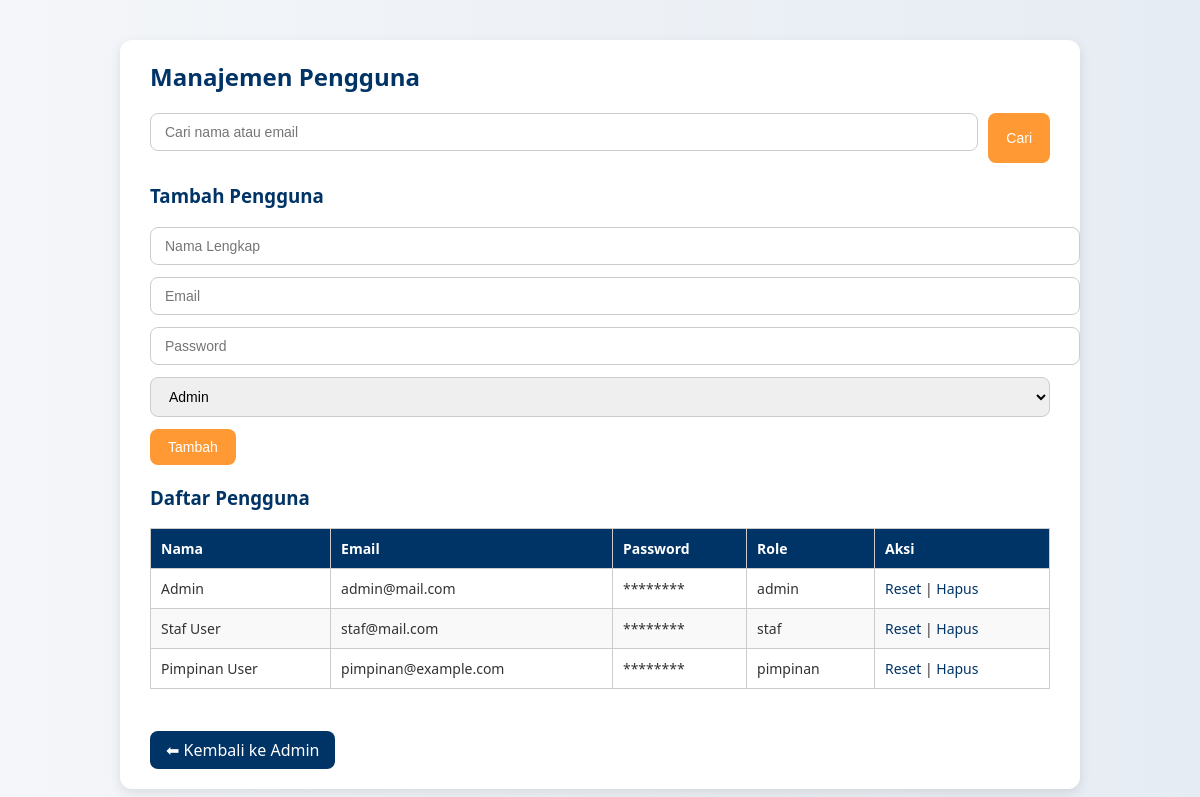
The page /adm/manajemen_pengguna.php (signed in) on the database as committed earlier.
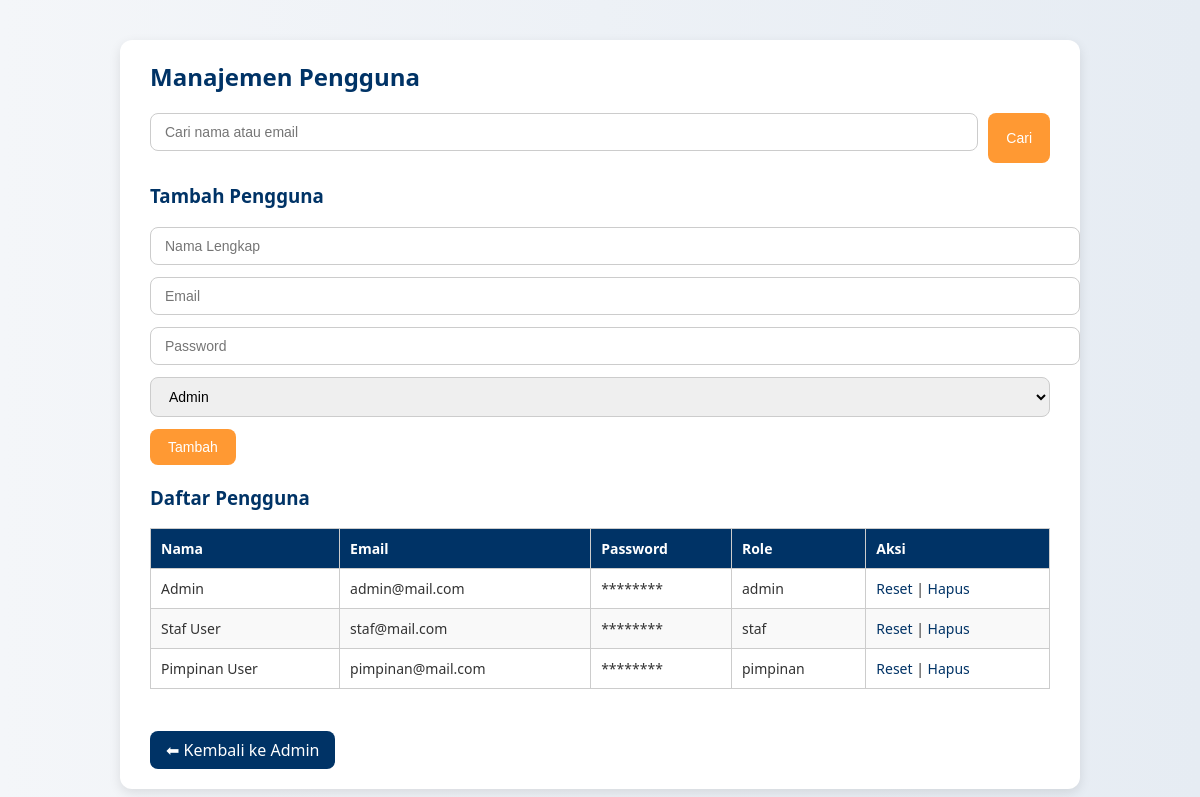
The same page on the database as committed later.
### tables this page shows
CREATE TABLE `users` (
  `id_user` int(11) NOT NULL,
  `nama` varchar(100) NOT NULL,
  `email` varchar(100) NOT NULL,
  `password` varchar(255) DEFAULT NULL,
  `role` enum('admin','mahasiswa','dosen','staf','pimpinan') NOT NULL,
  `foto` varchar(255) DEFAULT NULL
);

### adm/manajemen_pengguna.php (the view, shortened to what this page needs)
<?php
include('../include/koneksi.php');
$keyword = isset($_GET['search']) ? mysqli_real_escape_string($conn, $_GET['search']) : '';
$users = ($keyword != '') ?
    mysqli_query($conn, "SELECT * FROM users WHERE nama LIKE '%$keyword%' OR email LIKE '%$keyword%'") :
    mysqli_query($conn, "SELECT * FROM users");
?>
<!DOCTYPE html>
<html lang="id">
<head>
    <link rel="stylesheet" href="../assets/manajemen_pengguna.css">
</head>
<body>
    <div class="container">
        <h2>Manajemen Pengguna</h2>
        <form method="get" class="search-form">
            <input type="text" name="search" placeholder="Cari nama atau email" value="<?= htmlspecialchars($keyword) ?>">
            <button type="submit">Cari</button>
        </form>
        <h3>Tambah Pengguna</h3>
        <form method="post" class="form-tambah">
            <input type="text" name="nama" placeholder="Nama Lengkap" required>
            <input type="email" name="email" placeholder="Email" required>
            <input type="text" name="password" placeholder="Password" required>
            <select name="role" required>
                <option value="admin">Admin</option>
            </select>
            <button type="submit" name="tambah">Tambah</button>
        </form>
        <h3>Daftar Pengguna</h3>
        <table>
            <thead>
                <tr>
                    <th>Nama</th>
                    <th>Email</th>
                    <th>Password</th>
                    <th>Role</th>
                    <th>Aksi</th>
                </tr>
            </thead>
            <tbody>
                <?php while ($row = mysqli_fetch_assoc($users)) { ?>
                <tr>
                    <td><?= htmlspecialchars($row['nama']) ?></td>
                    <td><?= htmlspecialchars($row['email']) ?></td>
                    <td>********</td>
                    <td><?= htmlspecialchars($row['role']) ?></td>
                    <td>
                        <a href="?reset=<?= $row['id_user'] ?>" onclick="return confirm('Reset password ke default?')">Reset</a> |
                        <a href="?hapus=<?= $row['id_user'] ?>" onclick="return confirm('Yakin ingin menghapus pengguna ini?')">Hapus</a>
                    </td>
                </tr>
                <?php } ?>
            </tbody>
        </table>
        <br>
        <a href="admin.php" class="back-btn">⬅ Kembali ke Admin</a>
    </div>
</body>
</html>

### assets/manajemen_pengguna.css (style rules this page uses)
body { font-family: 'Segoe UI', Tahoma, Geneva, Verdana, sans-serif; background: linear-gradient(to right, #f4f6f9, #e6ecf3); margin: 0; padding: 0; color: #333; }
.container { max-width: 900px; margin: 40px auto; padding: 20px 30px; background-color: white; box-shadow: 0 4px 12px rgba(0,0,0,0.1); border-radius: 12px; }
h2, h3 { color: #003366; margin-top: 0; }
form { margin-bottom: 20px; }
input[type="text"], input[type="email"], input[type="password"], select { width: 100%; padding: 10px 14px; margin-bottom: 12px; border: 1px solid #ccc; border-radius: 8px; font-size: 14px; }
button { background-color: #ff9933; color: white; padding: 10px 18px; border: none; border-radius: 8px; font-size: 14px; cursor: pointer; transition: background 0.3s; }
.search-form { display: flex; gap: 10px; flex-wrap: wrap; }
.search-form input[type="text"] { flex: 1; }
table { width: 100%; border-collapse: collapse; margin-top: 10px; }
table th, table td { border: 1px solid #ccc; padding: 10px; text-align: left; font-size: 14px; }
table th { background-color: #003366; color: white; }
table tr:nth-child(even) { background-color: #f9f9f9; }
a { color: #003366; text-decoration: none; }
.back-btn { display: inline-block; margin-top: 20px; padding: 8px 16px; background-color: #003366; color: white; border-radius: 8px; text-decoration: none; }

Rows that differ between the two databases and show on the page:
changed users "Pimpinan User": email "pimpinan@example.com" → "pimpinan@mail.com"
